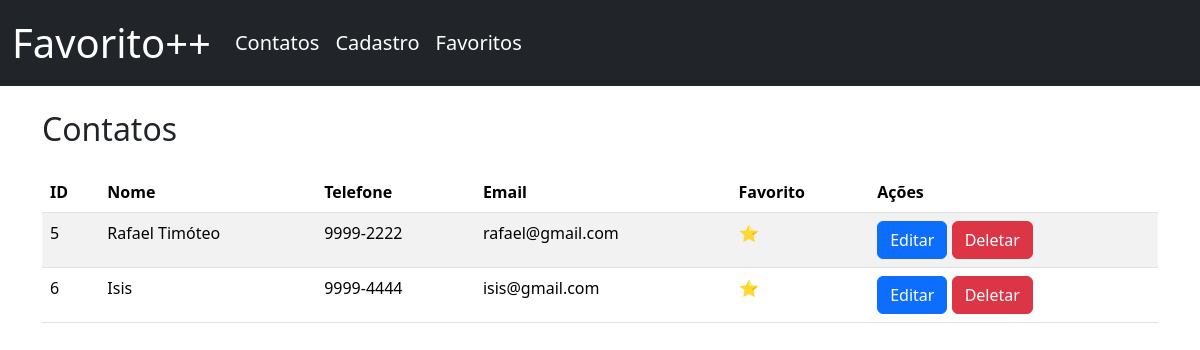
Page /favorito on the committed database.
### tables this page shows
CREATE TABLE Contatos (
	id INTEGER PRIMARY KEY AUTOINCREMENT,
	nome TEXT,
	telefone TEXT, 
	email TEXT,
	favorito INTEGER
);

### app.py (the view)
@app.route("/favorito", methods=["GET"])
def favoritos():
    contatos_favoritos = Lista_Favoritos()
    return render_template('favoritos.html', contatos=contatos_favoritos)

### database/util.py (called while the page is built)
def conectar():
    return sqlite3.connect(DB_CAMINHO)

def Lista_Favoritos():
    conn = conectar()
    cursor = conn.cursor()
    cursor.execute("SELECT * FROM Contatos WHERE favorito = 1;")
    linhas = cursor.fetchall()
    conn.close()
    contatos = []
    for linha in linhas:
        contato = {
            "id": linha[0],
            "nome": linha[1],
            "telefone": linha[2],
            "email": linha[3],
            "favorito": linha[4]
        }
        contatos.append(contato)
    return contatos
    return contatos

### templates/favoritos.html (shortened to what this page needs)
{% extends 'base.html' %}
{% block conteudo %}
    <h2 class="mb-4">Contatos</h2>
    <table class="table table-striped">
        <thead>
            <tr>
                <th>ID</th><th>Nome</th><th>Telefone</th><th>Email</th><th>Favorito</th><th>Ações</th>
            </tr>
        </thead>
        <tbody>
            {% for contato in contatos %}
                <tr>
                    <td>{{ contato.id }}</td>
                    <td>{{ contato.nome }}</td>
                    <td>{{ contato.telefone }}</td>
                    <td>{{ contato.email }}</td>
                    <td>
                        {% if contato.favorito == 1 %}
                            ⭐
                        {% else %}
                            -
                        {% endif %}
                    </td>
                    <td>
                        <button class="btn btn-primary"
                                data-bs-toggle="modal"
                                data-bs-target="#modalEditar"
                                data-id="{{ contato.id }}"
                                data-nome="{{ contato.nome }}"
                                data-telefone="{{ contato.telefone }}"
                                data-email="{{ contato.email }}"
                                data-favorito="{{ contato.favorito }}">
                            Editar
                        </button>
                        <a href="{{ url_for('deletar_contato', id=contato.id) }}" class="btn btn-danger">Deletar</a>
                    </td>
                </tr>
            {% endfor %}
        </tbody>
    </table>
{% endblock conteudo %}

### rows in the picture
Contatos: id "5", nome "Rafael Timóteo", telefone "9999-2222", email "rafael@gmail.com"
Contatos: id "6", nome "Isis", telefone "9999-4444", email "isis@gmail.com"
